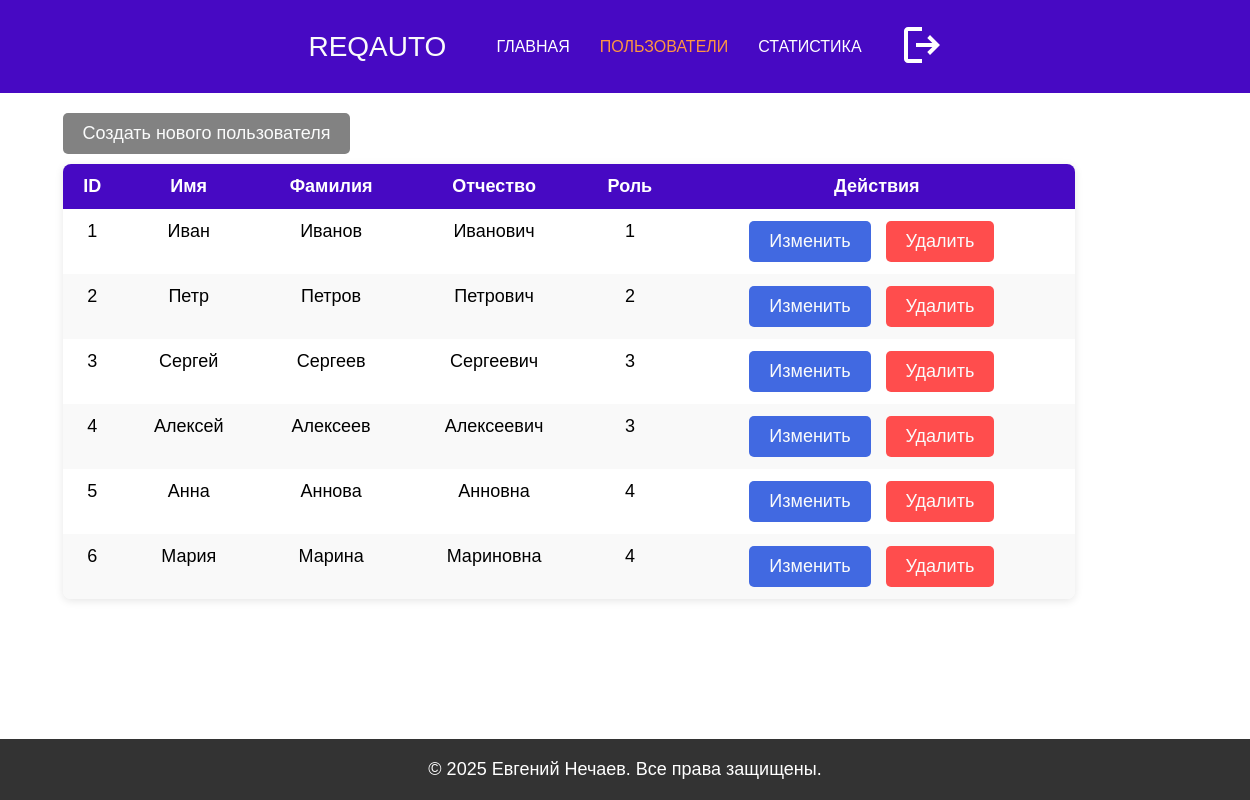
/admin_dashboard (signed in), run on the app's committed database.
### models.py (models this page shows)
class User(db.Model):
    __tablename__ = 'User'
    ID = db.Column(db.Integer, primary_key=True)
    username = db.Column(db.String(50), unique=True)
    password = db.Column(db.String(128))
    firstName = db.Column(db.String(50))
    lastName = db.Column(db.String(50))
    patronymic = db.Column(db.String(50))
    phone = db.Column(db.String(15))
    dateBirth = db.Column(db.Date, nullable=True)
    roleID = db.Column(db.Integer, db.ForeignKey('Role.ID'))
    photo = db.Column(db.String(256), nullable=True)

### app.py (the view)
@app.route('/admin_dashboard')
def admin_dashboard():
    if 'user_id' not in session:
        return redirect(url_for('auth'))
    user_id = session['user_id']
    user = User.query.get(user_id)
    if user.roleID != 1:
        return redirect(url_for('auth'))
    users = User.query.all()
    repair_requests = RepairRequest.query.all()
    return render_template('admin_dashboard.html', users=users)

### templates/admin_dashboard.html (shortened to what this page needs)
<!DOCTYPE html>
<html lang="en">
  <head>
    <link rel="stylesheet" href="/static/styles.css" />
    <link rel="stylesheet" href="/static/admin.css" />
  </head>
  <body>
    <header>
      <div class="logo">ReqAuto</div>
      <nav>
        <ul>
          <li><a href="{{ url_for('index') }}">Главная</a></li>
          <li><a href="#" class="active">Пользователи</a></li>
          <li><a href="{{ url_for('admin_statistics') }}">Статистика</a></li>
          <li>
            <form
              action="{{ url_for('logout') }}"
              method="post"
              class="logout-form"
            >
              <button type="submit" class="logout-button">
                <svg
                  xmlns="http://www.w3.org/2000/svg"
                  width="24"
                  height="24"
                  viewBox="0 0 24 24"
                >
                  <path
                    fill="#ffffff"
                    d="M5 21q-.825 0-1.412-.587T3 19V5q0-.825.588-1.412T5 3h7v2H5v14h7v2zm11-4l-1.375-1.45l2.55-2.55H9v-2h8.175l-2.55-2.55L16 7l5 5z"
                  />
                </svg>
              </button>
            </form>
          </li>
        </ul>
      </nav>
    </header>
    <main>
      <section class="users-section">
        <div class="admin-controls-container">
          <button
            class="button h3 button-create"
            onclick="window.location.href='{{ url_for('create_user') }}'"
          >
            Создать нового пользователя
          </button>
          <div class="admin-table-container">
            <table class="admin-table">
              <thead>
                <tr class="h3">
                  <th>ID</th>
                  <th>Имя</th>
                  <th>Фамилия</th>
                  <th>Отчество</th>
                  <th>Роль</th>
                  <th>Действия</th>
                </tr>
              </thead>
              <tbody>
                {% for user in users %}
                <tr class="h3">
                  <td>{{ user.ID }}</td>
                  <td>{{ user.firstName }}</td>
                  <td>{{ user.lastName }}</td>
                  <td>{{ user.patronymic }}</td>
                  <td>{{ user.roleID }}</td>
                  <td>
                    <button
                      class="button h3 button-edit"
                      onclick="window.location.href='{{ url_for('edit_user', user_id=user.ID) }}'"
                    >
                      Изменить
                    </button>
                    <button
                      class="button h3 button-delete"
                      onclick="deleteUser({{ user.ID }})"
                    >
                      Удалить
                    </button>
                  </td>
                </tr>
                {% endfor %}
              </tbody>
            </table>
          </div>
        </div>
      </section>
    </main>
    <footer class="site-footer">
      <p class="h3">&copy; 2025 Евгений Нечаев. Все права защищены.</p>
    </footer>
  </body>
</html>

### static/styles.css (style rules this page uses)
html { scroll-behavior: smooth; overflow-x: hidden; }
html, body { display: flex; flex-direction: column; }
html, body, p { margin: 0; padding: 0; }
body { min-height: 100vh; }
main { flex: 1; }
.h3 { text-transform: initial; font-family: "Rubik", sans-serif; font-weight: 100; font-size: 18px; }
header { margin: 0; padding: 20px; background-color: #4709c3; width: 100%; position: sticky; display: flex; justify-content: center; top: 0; z-index: 100; }
.logo { display: flex; font-family: "Montserrat", sans-serif; font-weight: 100; text-transform: uppercase; margin-right: 50px; font-size: 28px; color: #fafbfb; align-items: center; }
nav ul { list-style: none; padding-left: 0; display: flex; justify-content: center; }
nav a { text-decoration: none; color: #fff; display: flex; justify-content: center; }
nav li { display: inline; font-family: "Montserrat", sans-serif; font-weight: 100; text-transform: uppercase; margin: 0 30px 0 0; font-size: 16px; display: flex; justify-content: center; align-items: center; }
.active { color: #ff9640; }
.button { background-color: #f9fafa; width: fit-content; height: fit-content; padding: 10px 20px; max-width: 100%; border-radius: 5px; border-style: none; color: #000; }
.logout-button { background: none; border: none; cursor: pointer; }
.logout-button svg { width: 48px; height: 48px; }
.site-footer { background-color: #333; color: #fff; text-align: center; padding: 20px 0; width: 100%; }

### static/admin.css (style rules this page uses)
nav ul { list-style: none; padding-left: 0; display: flex; justify-content: center; margin: 0; }
.admin-controls-container { display: flex; flex-direction: column; align-items: flex-start; width: 90%; margin: 0 auto; }
.admin-table-container { width: 100%; }
.admin-table { width: 90%; border-collapse: collapse; box-shadow: 0 2px 8px rgba(0, 0, 0, 0.1); border-radius: 8px; overflow: hidden; }
.admin-table th { background-color: #4709c3; color: white; font-weight: bold; padding: 12px; text-align: center; border: none; }
.admin-table td { padding: 12px; text-align: center; border: none; vertical-align: top; }
.admin-table tr:nth-child(even) { background-color: #f9f9f9; }
.button-delete { background-color: #ff4d4d; color: #fafbfb; }
.button-edit { background-color: #4169e1; color: #fafbfb; }
.button-create { align-self: flex-start; margin-top: 20px; margin-bottom: 10px; background-color: #828282; color: #fafbfb; }
.button-edit, .button-delete, .button-create { margin-right: 10px; }

### data on the page
User: ID "1", firstName "Иван", lastName "Иванов", patronymic "Иванович", roleID "1"
User: ID "2", firstName "Петр", lastName "Петров", patronymic "Петрович", roleID "2"
User: ID "3", firstName "Сергей", lastName "Сергеев", patronymic "Сергеевич", roleID "3"
User: ID "4", firstName "Алексей", lastName "Алексеев", patronymic "Алексеевич", roleID "3"
User: ID "5", firstName "Анна", lastName "Аннова", patronymic "Анновна", roleID "4"
User: ID "6", firstName "Мария", lastName "Марина", patronymic "Мариновна", roleID "4"
